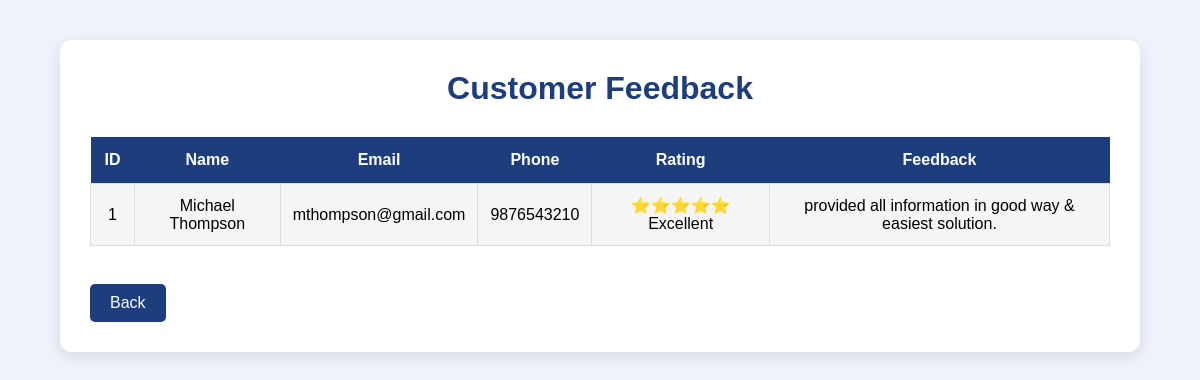
Page /admin/feedback on the committed database.
### tables this page shows
CREATE TABLE feedback (
    id INTEGER PRIMARY KEY AUTOINCREMENT,
    name TEXT,
    email TEXT,
    phone TEXT,
    rating TEXT,
    feedback TEXT
);

### app.py (the view)
@app.route("/admin/feedback")
def view_feedback():
    conn = sqlite3.connect(DB_PATH)
    cursor = conn.cursor()
    cursor.execute("SELECT * FROM feedback")
    feedbacks = cursor.fetchall()
    conn.close()
    return render_template("feedback_admin.html", feedbacks=feedbacks)

### templates/feedback_admin.html (shortened to what this page needs)
<!DOCTYPE html>
<html lang="en">
<head>
</head>
<body>
<div class="container">
<h1>Customer Feedback</h1>
<table>
<tr>
    <th>ID</th>
    <th>Name</th>
    <th>Email</th>
    <th>Phone</th>
    <th>Rating</th>
    <th>Feedback</th>
</tr>
{% for feedback in feedbacks %}
<tr>
<td>{{ feedback[0] }}</td>
<td>{{ feedback[1] }}</td>
<td>{{ feedback[2] }}</td>
<td>{{ feedback[3] }}</td>
<td>{{ feedback[4] }}</td>
<td>{{ feedback[5] }}</td>
</tr>
{% endfor %}
</table>
<br>
<a href="/admin" class="back-btn">Back</a>
</div>
</body>
</html>

### templates/feedback_admin.html (style rules this page uses)
* { margin:0; padding:0; box-sizing:border-box; font-family:Arial,sans-serif; }
body { background:#eef3fb; }
.container { width:90%; max-width:1100px; margin:40px auto; background:white; padding:30px; border-radius:12px; box-shadow:0 5px 15px rgba(0,0,0,.1); }
h1 { text-align:center; color:#1d3d7c; margin-bottom:30px; }
table { width:100%; border-collapse:collapse; }
th { background:#1d3d7c; color:white; padding:14px; }
td { border:1px solid #ddd; padding:12px; text-align:center; }
tr:nth-child(even) { background:#f5f5f5; }
.back-btn { display:inline-block; margin-top:20px; padding:10px 20px; background:#1d3d7c; color:white; text-decoration:none; border-radius:5px; }

### rows in the picture
feedback: id "1", name "Michael Thompson", email "mthompson@gmail.com", phone "9876543210", rating "⭐⭐⭐⭐⭐ Excellent", feedback "provided all information in good way & easiest solution."
